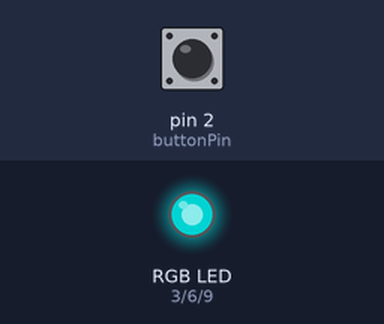
Simulated run of this sketch. Board: Arduino Uno, built with avr-gcc and run on an emulated ATmega328P. On the bench: an RGB LED mixed from three pins (HIGH = lit). The test bench sets the inputs (shaded band); at power-on: pin 2 (buttonPin) LOW. Dim RGB values are drawn brighter than linear.

Above: at 1.2 s.
1.3 s: pin 2 (buttonPin) pulled HIGH for 0.15 s
At 1.37 s:
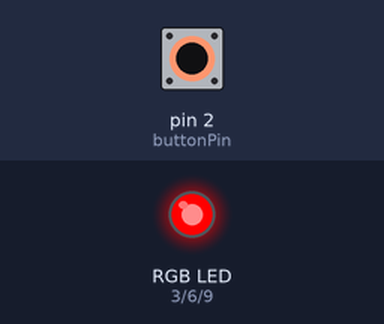
2.9 s: pin 2 (buttonPin) pulled HIGH for 3.2 s
At 7.0 s:
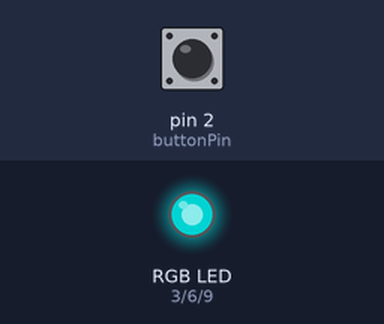
Timing chart, 0 to 8.5 s (numbered marks = the images above; inputs shaded):
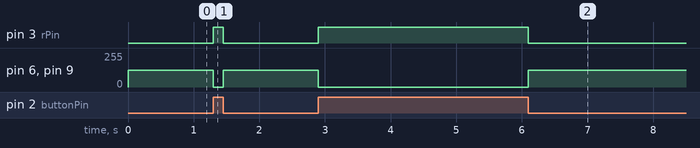

Measured:
- after the input at 1.3 s, pin 3 (rPin): LOW → HIGH at once, → LOW 0.15 s later; pin 6 (gPin), pin 9 (bPin): 127/255 → 0/255 at once, → 127/255 0.15 s later
- after the input at 2.9 s, pin 3 (rPin): LOW → HIGH at once, → LOW 3.2 s later; pin 6 (gPin), pin 9 (bPin): 127/255 → 0/255 at once, → 127/255 3.2 s later

The sketch:

two_Ifs.ino
```cpp
// if ... else exploration
// steve daniels
// tangible, Oct 2020

// button pressed = red
// button released = cyan
// all leds have 1k resistors

// led variables
int rPin = 3;
int gPin = 6;
int bPin = 9;

// button variables
int buttonPin = 2;
int buttonState = 0;


void setup() {
  // put your setup code here, to run once:
  pinMode ( rPin, OUTPUT );
  pinMode ( gPin, OUTPUT );
  pinMode ( bPin, OUTPUT );

  pinMode (buttonPin, INPUT );
}

void loop() {

  buttonState = digitalRead ( buttonPin );

  if ( buttonState == 1 ) {
    digitalWrite ( rPin , 1 ); // red on
    digitalWrite ( gPin, 0  );
    digitalWrite ( bPin, 0  );
  }

  if (buttonState == 0 ) {
    digitalWrite ( rPin, 0   ); // red off
    analogWrite  ( gPin, 127 );  // half on  range = 0- 255
    analogWrite  ( bPin, 127 ); // half on blue
  } // end if


} // end loop
```
